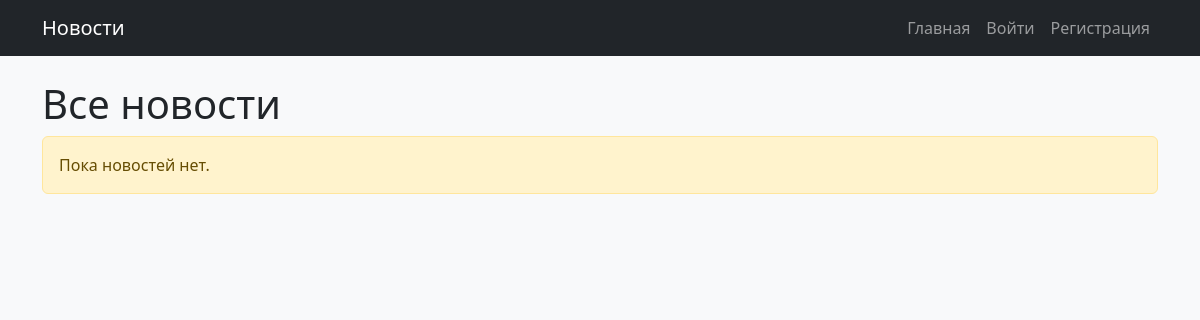
Before: / with the older database file.
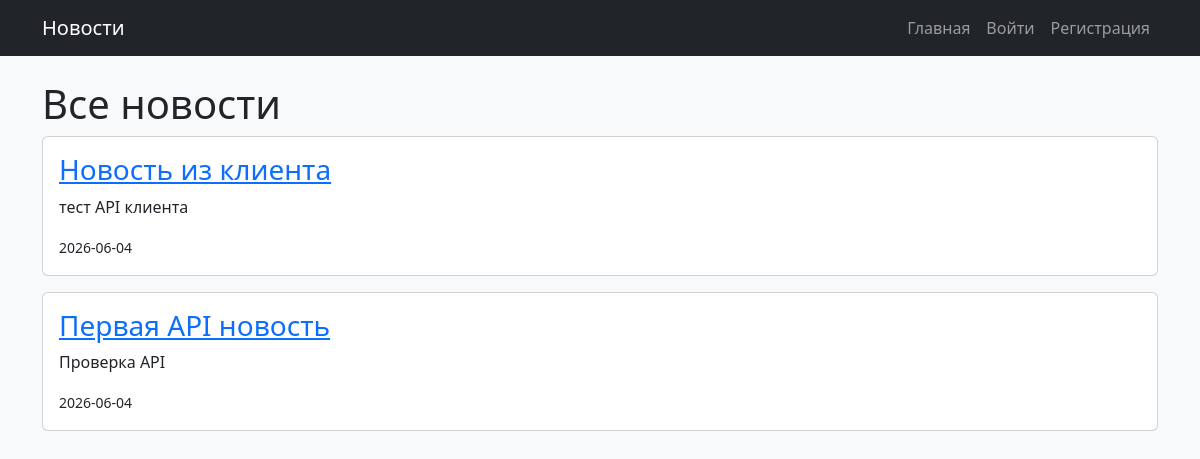
After: the same page with the newer database file.
### news_app3/models.py (models this page shows, shortened)
class News(models.Model):
    title = models.CharField(max_length=200)
    summary = models.CharField(max_length=300)
    content = models.TextField()
    author = models.ForeignKey(
        User,
        on_delete=models.CASCADE
    )
    date_created = models.DateTimeField(
        auto_now_add=True
    )
    date_updated = models.DateTimeField(
        auto_now=True
    )

### news_app3/views.py (the view)
# urls.py: path('', views.home_view, name='home'),
def home_view(request):
    news_list = News.objects.all().order_by('-date_created')
    return render(
        request,
        'home.html',
        {
            'news_list': news_list
        }
    )

### news_app3/templates/home.html (shortened to what this page needs)
{% extends 'base.html' %}
{% block content %}
<h1>Все новости</h1>
{% if news_list %}
    {% for news in news_list %}
        <div class="card mb-3">
            <div class="card-body">
                <h3>
                    <a href="{% url 'detail' news.id %}">
                        {{ news.title }}
                    </a>
                </h3>
                <p>
                    {{ news.summary }}
                </p>
                <small>
                    {{ news.date_created|date:"Y-m-d" }}
                </small>
            </div>
        </div>
    {% endfor %}
{% else %}
    <div class="alert alert-warning">
        Пока новостей нет.
    </div>
{% endif %}
{% endblock %}

### news_app3/templates/base.html (shortened to what this page needs)
{% load static %}
<!DOCTYPE html>
<html lang="ru">
<head>
    <link rel="stylesheet"
          href="https://cdn.jsdelivr.net/npm/bootstrap@5.3.3/dist/css/bootstrap.min.css">
    <link rel="stylesheet"
          href="{% static 'css/style.css' %}">
</head>
<body>
<nav class="navbar navbar-expand-lg navbar-dark bg-dark">
    <div class="container">
        <a class="navbar-brand" href="/">
            Новости
        </a>
        <div class="navbar-nav">
            <a class="nav-link" href="{% url 'home' %}">
                Главная
            </a>
            {% if user.is_authenticated %}
                <a class="nav-link" href="{% url 'profile' %}">
                    Профиль
                </a>
                <a class="nav-link" href="{% url 'add' %}">
                    Добавить новость
                </a>
                <a class="nav-link" href="{% url 'logout' %}">
                    Выйти
                </a>
            {% else %}
                <a class="nav-link" href="{% url 'login' %}">
                    Войти
                </a>
                <a class="nav-link" href="{% url 'register' %}">
                    Регистрация
                </a>
            {% endif %}
        </div>
    </div>
</nav>
<div class="container mt-4">
    {% block content %}
    {% endblock %}
</div>
</body>
</html>

### news_app3/static/css/style.css (style rules this page uses)
body { background-color: #f8f9fa; }

Changed rows visible on the page:
added News: title "Новость из клиента", summary "тест API клиента", date_created "2026-06-04"
added News: title "Первая API новость", summary "Проверка API", date_created "2026-06-04"
Other visible differences:
text no longer shown: "Пока новостей нет."
